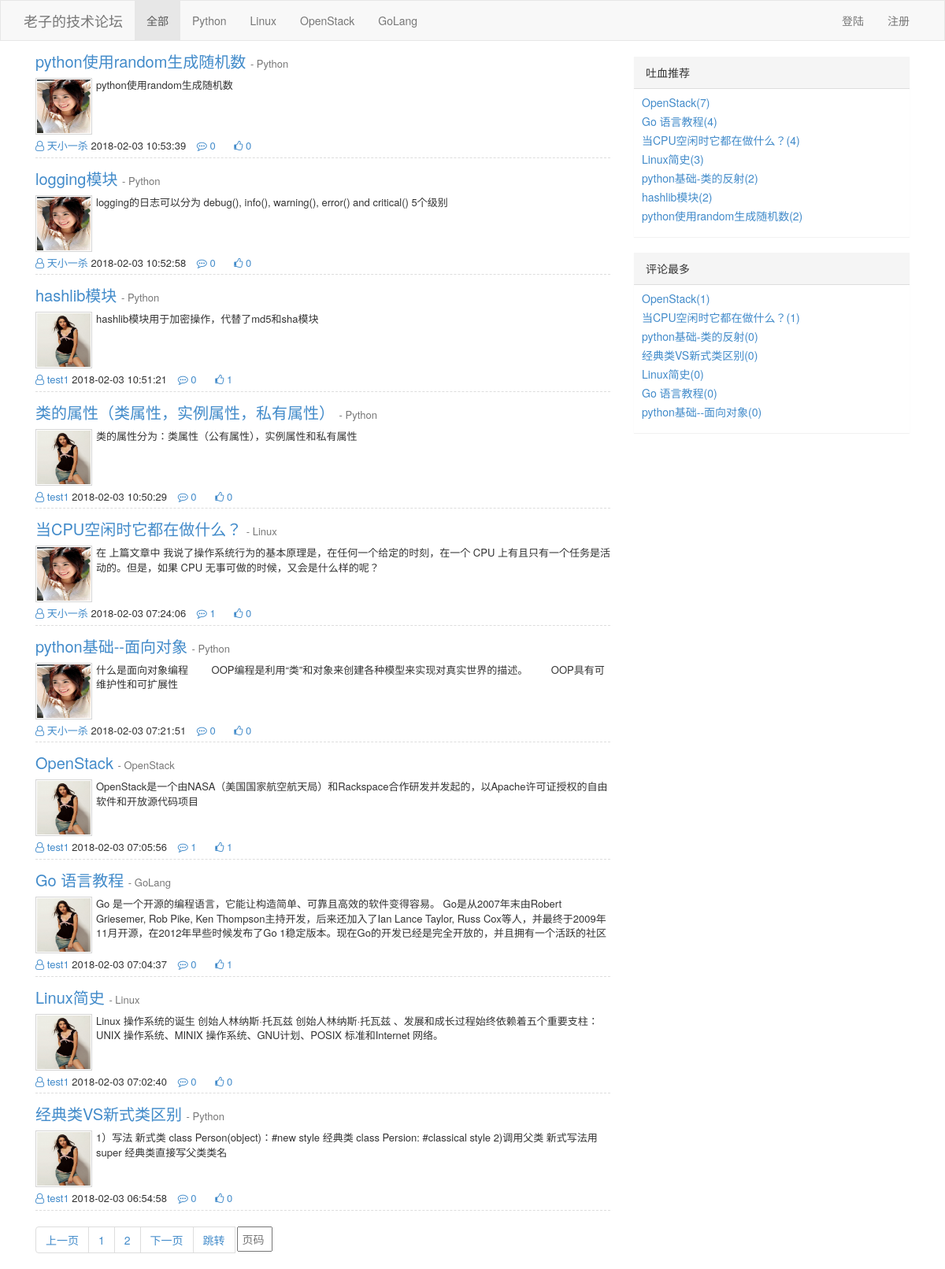
The page / on the database its author committed.
### repository/models.py (models this page shows)
class Article(models.Model):
    nid = models.BigAutoField(primary_key=True)
    title = models.CharField(verbose_name='文章标题', max_length=128)
    summary = models.CharField(verbose_name='文章简介', max_length=255)
    read_count = models.IntegerField(default=0)
    comment_count = models.IntegerField(default=0)
    up_count = models.IntegerField(default=0)
    down_count = models.IntegerField(default=0)
    create_time = models.DateTimeField(verbose_name='创建时间', auto_now_add=True)
    blog = models.ForeignKey(verbose_name='所属博客', to='Blog', to_field='nid')
    category = models.ForeignKey(verbose_name='文章类型', to='Category', to_field='nid', null=True,related_name="category",related_query_name="category")
    type_choices = [
        (1, "Python"),
        (2, "Linux"),
        (3, "OpenStack"),
        (4, "GoLang"),
    ]
    article_type = models.IntegerField(choices=type_choices, default=1)
    tags = models.ManyToManyField(
            to="Tag",
            through='Article2Tag',
            through_fields=('article', 'tag'),
    )

class Blog(models.Model):
    nid = models.BigAutoField(primary_key=True)
    title = models.CharField(verbose_name='个人博客标题', max_length=64)
    site = models.CharField(verbose_name='个人博客前缀', max_length=32, unique=True)
    theme = models.ForeignKey(verbose_name='博客主题',to="Theme",to_field="nid",default=1)
    user = models.OneToOneField(to='UserInfo', to_field='nid',related_name="blog")

class UserInfo(models.Model):
    nid = models.BigAutoField(primary_key=True)
    username = models.CharField(verbose_name='用户名', max_length=32, unique=True)
    password = models.CharField(verbose_name='密码', max_length=64)
    nickname = models.CharField(verbose_name='昵称', max_length=32)
    email = models.EmailField(verbose_name='邮箱', unique=True)
    avatar = models.ImageField(verbose_name='头像')
    create_time = models.DateTimeField(verbose_name='创建时间', auto_now_add=True)
    fans = models.ManyToManyField(verbose_name='粉丝们', to='UserInfo', through='UserFans',
                                  through_fields=('user', 'follower'))

### web/views/home.py (the view)
# urls.py: url(r'^$', home.index,name="index"),
def index(request):
    type=request.GET.get("type","0")
    if type=="0":
        article_lists = models.Article.objects.all().order_by("-nid")
    else:
        article_lists = models.Article.objects.filter(article_type=type).order_by("-nid")
    current_page = request.GET.get('p', 1)
    current_page = int(current_page)
    val = request.COOKIES.get('per_page_count',10)
    val = int(val)
    page_obj = pagination.Page(current_page=current_page,data_count=len(article_lists),per_page_count=val)
    data = article_lists[page_obj.start:page_obj.end]
    page_str = page_obj.page_str(reverse("index"))
    article_type=models.Article.type_choices
    read_count_objs=models.Article.objects.values("nid","read_count","title").annotate(read_count_max=Max("read_count")).order_by("-read_count_max")[:7]
    commnet_count_objs=models.Article.objects.values("nid","comment_count","title").annotate(comment_count_max=Max("comment_count")).order_by("-comment_count_max")[:7]
    return render(request, 'index.html', {'article_lists': data,
                                          "page_str":page_str,
                                          "article_type":article_type,
                                          "read_count_objs":read_count_objs,
                                          "commnet_count_objs":commnet_count_objs,
                                          })

### repository/templatetags/simple_filter.py (called while the page is built)
@register.filter
def my_article_type(v1):
    type_choices = models.Article.type_choices
    for item in type_choices:
        if item[0]==v1:
            return item[1]

@register.simple_tag
def truncate_str_twenty(truncte_str):
    return truncte_str[:20]

### utils/pagination.py (called while the page is built)
    @property
    def start(self):
        return (self.current_page-1) * self.per_page_count

    @property
    def end(self):
        return self.current_page * self.per_page_count

    @property
    def total_count(self):
        v,y = divmod(self.data_count, self.per_page_count)
        if y:
            v += 1
        return v

### templates/index.html (shortened to what this page needs)
{% load simple_filter %}
<!DOCTYPE html>
<html>
<head lang="en">
    <link rel="stylesheet" href="/static/plugins/bootstrap/css/bootstrap.css"/>
    <link rel="stylesheet" href="/static/plugins/font-awesome/css/font-awesome.css"/>
    <link rel="stylesheet" href="/static/css/edmure.css"/>
    <link rel="stylesheet" href="/static/css/commons.css"/>
    <link rel="stylesheet" href="/static/css/row-avatar.css"/>
</head>
<body>
{% include 'include/header.html' %}
<div class="container">
    <div>
        <div class="col-md-8">
            <div class="article-list">
                {% for article_list in article_lists %}
                    <div class="article-item clearfix">
                        <h3>
                            <a href="/{{ article_list.blog.user.username }}/{{ article_list.nid }}.html">{{ article_list.title }}</a>
                            <small> - {{ article_list.article_type|my_article_type }}</small>
                        </h3>
                        <div class="clearfix">
                            <a class="avatar left" href="#">
                                <img src="{{ article_list.blog.user.avatar }}">
                            </a>
                            {{ article_list.summary }}
                        </div>
                        <div class="footers">
                            <a href="#">
                                <i class="fa fa-user-o" aria-hidden="true"></i>
                                <span>{{ article_list.blog.user.nickname }}</span>
                            </a>
                            <span>{{ article_list.create_time|date:"Y-m-d H:i:s" }}</span>
                            <a href="#" class="ele">
                                <i class="fa fa-commenting-o" aria-hidden="true"></i>
                                <span>{{ article_list.comment_count }}</span>
                            </a>
                            <a href="#" class="ele">
                                <i class="fa fa-thumbs-o-up" aria-hidden="true"></i>
                                <span>{{ article_list.up_count }}</span>
                            </a>
                        </div>
                    </div>
                {% endfor %}
            </div>
            <div class="clearfix">
                <ul class="pagination">
                    {{ page_str }}
                </ul>
            </div>
        </div>
        <div class="col-md-4">
            <div class="panel panel-default hot-recommend">
                <div class="panel-heading">吐血推荐</div>
                <div class="panel-body">
                    <ul class="list-unstyled">
                        {% for read_count_obj in read_count_objs %}
                            <li><a href="/article/show-{{ read_count_obj.nid }}.html">
                                {% truncate_str_twenty read_count_obj.title %}({{ read_count_obj.read_count }})
                            </a></li>
                        {% endfor %}
                    </ul>
                </div>
            </div>
            <div class="panel panel-default hot-comment">
                <div class="panel-heading">评论最多</div>
                <div class="panel-body">
                    <ul class="list-unstyled">
                        {% for commnet_count_obj in commnet_count_objs %}
                            <li><a href="/article/show-{{ commnet_count_obj.nid }}.html">
                                {% truncate_str_twenty commnet_count_obj.title %}({{ commnet_count_obj.comment_count }})
                            </a></li>
                        {% endfor %}
                    </ul>
                </div>
            </div>
        </div>
    </div>
</div>
</body>
</html>

### templates/include/header.html (shortened to what this page needs)
<nav class="navbar navbar-default" role="navigation">
    <div class="container">
        <div class="navbar-header">
            <a class="navbar-brand" href="/?type=0">老子的技术论坛</a>
        </div>
        <div class="collapse navbar-collapse" id="bs-example-navbar-collapse-1">
            <ul class="nav navbar-nav">
                <li class="active"><a href="/?type=0">全部</a></li>
                {% for a_t in article_type %}
                    <li class=""><a href="/?type={{ a_t.0 }}">{{ a_t.1 }}</a></li>
                {% endfor %}
            </ul>
            {% ifequal  request.session.is_login 1 %}
                <ul class="nav navbar-nav navbar-right">
                    <li><a style="color: #2F72AB;font-weight: bold" href="/{{ request.session.username }}.html">个人博客</a></li>
                    <li><a style="color: #2F72AB;font-weight: bold" href="/backend/base-info.html">管理中心</a></li>
                    <li><a style="color: #2F72AB;font-weight: bold" href="{% url "logout" %}">注销</a></li>
                </ul>
            {% else %}
                <ul class="nav navbar-nav navbar-right">
                    <li><a href="/login.html">登陆</a></li>
                    <li><a href="/register.html">注册</a></li>
                </ul>
            {% endifequal %}
        </div>
    </div>
</nav>

### static/css/edmure.css (style rules this page uses)
.navbar { border-radius: 0; margin-bottom: 0; }
@media (min-width: 768px) { .container { width: 750px; } }
@media (min-width: 992px) { .container { width: 970px; } }
@media (min-width: 1200px) { .container { width: 1170px; } }
.hot-recommend, .hot-comment { border-radius: 0; border: 0; margin-top: 20px; }
.hot-recommend .panel-heading, .hot-comment .panel-heading { border-radius: 0; }
.hot-recommend .panel-body, .hot-comment .panel-body { padding: 5px 10px; }
.hot-recommend li, .hot-comment li { padding: 2px 0; }

### static/css/commons.css (style rules this page uses)
img { border: 0; }
.left { float: left; }
a { text-decoration: none; }

### static/css/row-avatar.css (style rules this page uses)
.article-item { font-size: 13px; border-bottom: 1px dashed #dddddd; padding: 5px 0; }
.article-item h3 { margin-top: 10px; font-size: 20px; }
.article-item .avatar { border: 1px solid #d5d5d5;margin-right: 5px; }
.article-item .avatar img { width: 70px;height: 70px;padding: 1px; }
.article-item .footers { padding: 5px 0 0 0; }
.article-item .footers .ele { margin: 0 10px; }

### rows shown on the page
Article: title "python使用random生成随机数", article_type|my_article_type "Python", blog.user.avatar (picture), summary "python使用random生成随机数", blog.user.nickname "天小一杀", create_time "2018-02-03 10:53:39", comment_count "0", up_count "0"
Article: title "logging模块", article_type|my_article_type "Python", blog.user.avatar (picture), summary "logging的日志可以分为 debug(), info(), warning(), error() and critical() 5个级别", blog.user.nickname "天小一杀", create_time "2018-02-03 10:52:58", comment_count "0", up_count "0"
Article: title "hashlib模块", article_type|my_article_type "Python", blog.user.avatar (picture), summary "hashlib模块用于加密操作，代替了md5和sha模块", blog.user.nickname "test1", create_time "2018-02-03 10:51:21", comment_count "0", up_count "1"
Article: title "类的属性（类属性，实例属性，私有属性）", article_type|my_article_type "Python", blog.user.avatar (picture), summary "类的属性分为：类属性（公有属性），实例属性和私有属性", blog.user.nickname "test1", create_time "2018-02-03 10:50:29", comment_count "0", up_count "0"
Article: title "当CPU空闲时它都在做什么？", article_type|my_article_type "Linux", blog.user.avatar (picture), summary "在 上篇文章中 我说了操作系统行为的基本原理是，在任何一个给定的时刻，在一个 CPU 上有且只有一个任务是活动的。但是，如果 CPU 无事可做的时候，又会是什么样的呢？", blog.user.nickname "天小一杀", create_time "2018-02-03 07:24:06", comment_count "1", up_count "0"
Article: title "python基础--面向对象", article_type|my_article_type "Python", blog.user.avatar (picture), summary "什么是面向对象编程 OOP编程是利用“类”和对象来创建各种模型来实现对真实世界的描述。 OOP具有可维护性和可扩展性", blog.user.nickname "天小一杀", create_time "2018-02-03 07:21:51", comment_count "0", up_count "0"
Article: title "OpenStack", article_type|my_article_type "OpenStack", blog.user.avatar (picture), summary "OpenStack是一个由NASA（美国国家航空航天局）和Rackspace合作研发并发起的，以Apache许可证授权的自由软件和开放源代码项目", blog.user.nickname "test1", create_time "2018-02-03 07:05:56", comment_count "1", up_count "1"
Article: title "Go 语言教程", article_type|my_article_type "GoLang", blog.user.avatar (picture), summary "Go 是一个开源的编程语言，它能让构造简单、可靠且高效的软件变得容易。 Go是从2007年末由Robert Griesemer, Rob Pike, Ken Thompson主持开发，后来还加入了Ian Lance Taylor, Russ Cox等人，并最终于2009年11月开源，在2012年早些时候发布了Go 1稳定版本。现在Go的开发已经是完全开放的，并且拥有一个活跃的社区", blog.user.nickname "test1", create_time "2018-02-03 07:04:37", comment_count "0", up_count "1"
Article: title "Linux简史", article_type|my_article_type "Linux", blog.user.avatar (picture), summary "Linux 操作系统的诞生 创始人林纳斯·托瓦兹 创始人林纳斯·托瓦兹 、发展和成长过程始终依赖着五个重要支柱：UNIX 操作系统、MINIX 操作系统、GNU计划、POSIX 标准和Internet 网络。", blog.user.nickname "test1", create_time "2018-02-03 07:02:40", comment_count "0", up_count "0"
Article: title "经典类VS新式类区别", article_type|my_article_type "Python", blog.user.avatar (picture), summary "1）写法 新式类 class Person(object)：#new style 经典类 class Persion: #classical style 2)调用父类 新式写法用super 经典类直接写父类类名", blog.user.nickname "test1", create_time "2018-02-03 06:54:58", comment_count "0", up_count "0"

### other values the page prints
{{ a_t.1 }} "Python" "Linux" "OpenStack" "GoLang"
{{ read_count_obj.read_count }} "7" "4" "4" "3" "2" "2" "2"
{{ commnet_count_obj.comment_count }} "1" "1" "0" "0" "0" "0" "0"
